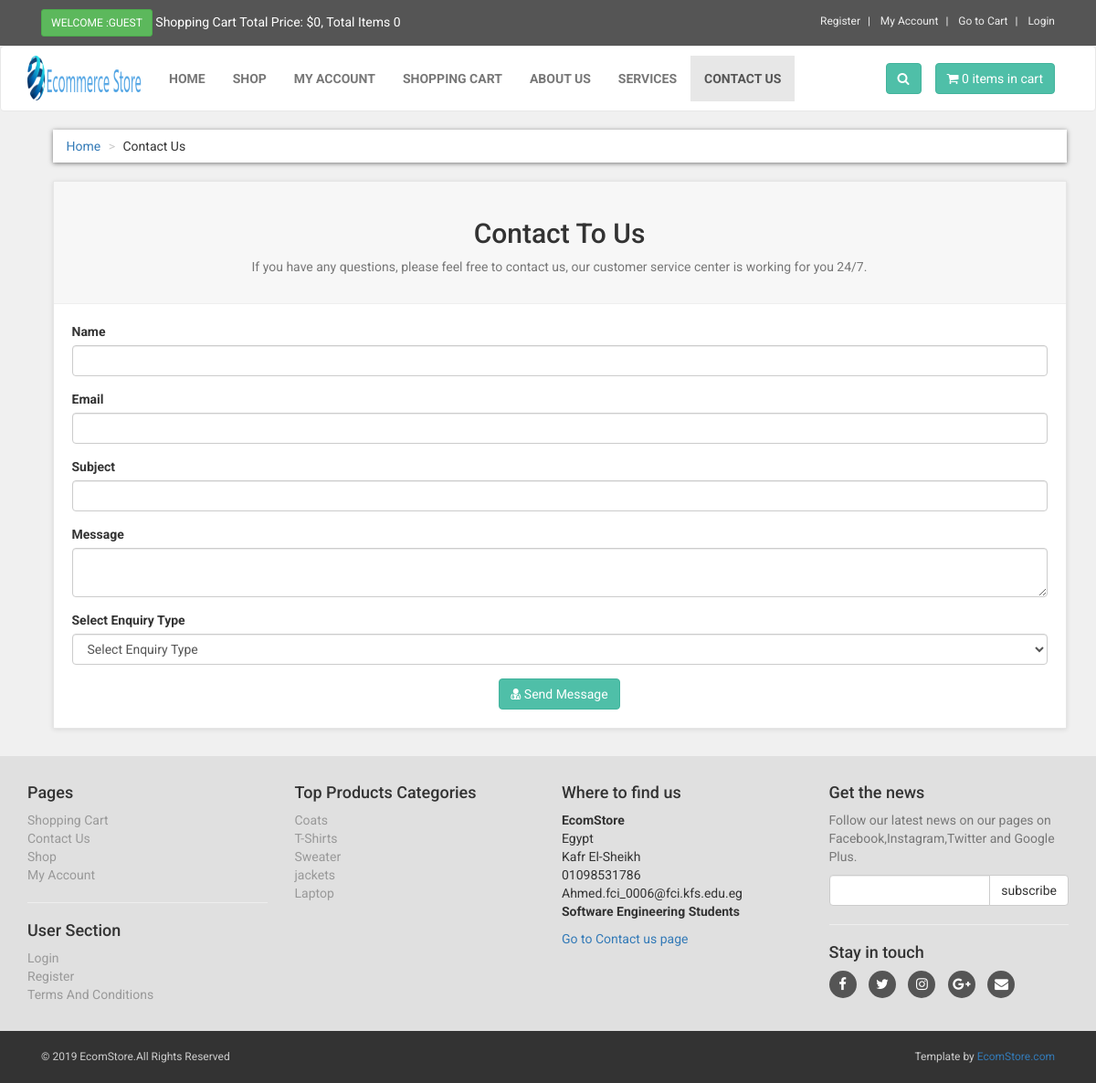
The page /contact.php on the database its author committed.
### tables this page shows
CREATE TABLE `contact_us` (
  `contact_id` int(10) NOT NULL,
  `contact_email` text NOT NULL,
  `contact_heading` text NOT NULL,
  `contact_desc` text NOT NULL
);

CREATE TABLE `product_categories` (
  `p_cat_id` int(10) NOT NULL,
  `p_cat_title` text NOT NULL,
  `p_cat_top` text NOT NULL,
  `p_cat_image` text NOT NULL
);

### contact.php (the view, shortened to what this page needs)
<?php
include("includes/db.php");
include("functions/functions.php");
?>
<!DOCTYPE html>
<html>
<head>
<link href="styles/bootstrap.min.css" rel="stylesheet">
<link href="styles/style.css" rel="stylesheet">
<link href="font-awesome/css/font-awesome.min.css" rel="stylesheet">
</head>
<body>
<div id="top">
<div class="container">
<div class="col-md-6 offer">
<a href="#" class="btn btn-success btn-sm" >
<?php
if(!isset($_SESSION['customer_email'])){
echo "Welcome :Guest";
}else{
echo "Welcome : " . $_SESSION['customer_email'] . "";
}
?>
</a>
<a href="#">
Shopping Cart Total Price: <?php total_price(); ?>, Total Items <?php items(); ?>
</a>
</div>
<div class="col-md-6">
<ul class="menu">
<li>
<a href="customer_register.php">
Register
</a>
</li>
<li>
<?php
if(!isset($_SESSION['customer_email'])){
echo "<a href='checkout.php' >My Account</a>";
}
else{
echo "<a href='customer/my_account.php?my_orders'>My Account</a>";
}
?>
</li>
<li>
<a href="cart.php">
Go to Cart
</a>
</li>
<li>
<?php
if(!isset($_SESSION['customer_email'])){
echo "<a href='checkout.php'> Login </a>";
}else {
echo "<a href='logout.php'> Logout </a>";
}
?>
</li>
</ul>
</div>
</div>
</div>
<div class="navbar navbar-default" id="navbar">
<div class="container" >
<div class="navbar-header">
<a class="navbar-brand home" href="index.php" >
<img src="images/EcommerceStore.png" alt="computerfever logo" class="hidden-xs" >
</a>
</div>
<div class="navbar-collapse collapse" id="navigation" >
<div class="padding-nav" >
<ul class="nav navbar-nav navbar-left">
<li>
<a href="index.php"> Home </a>
</li>
<li>
<a href="shop.php"> Shop </a>
</li>
<li>
<?php
if(!isset($_SESSION['customer_email'])){
echo "<a href='checkout.php' >My Account</a>";
}
else{
echo "<a href='customer/my_account.php?my_orders'>My Account</a>";
}
?>
</li>
<li>
<a href="cart.php"> Shopping Cart </a>
</li>
<li>
<a href="about.php"> About Us </a>
</li>
<li>
<a href="services.php"> Services </a>
</li>
<li class="active" >
<a href="contact.php"> Contact Us </a>
</li>
</ul>
</div>
<a class="btn btn-primary navbar-btn right" href="cart.php">
<i class="fa fa-shopping-cart"></i>
<span> <?php items(); ?> items in cart </span>
</a>
<div class="navbar-collapse collapse right">
<button class="btn navbar-btn btn-primary" type="button" data-toggle="collapse" data-target="#search">
<i class="fa fa-search"></i>
</button>
</div>
</div>
</div>
</div>
<div id="content" >
<div class="container" >
<div class="col-md-12" >
<ul class="breadcrumb" >
<li>
<a href="index.php">Home</a>
</li>
<li>Contact Us</li>
</ul>
</div>
<div class="col-md-12" >
<div class="box" >
<div class="box-header" >
<center>
<?php
$get_contact_us = "select * from contact_us";
$run_conatct_us = mysqli_query($con,$get_contact_us);
$row_conatct_us = mysqli_fetch_array($run_conatct_us);
$contact_heading = $row_conatct_us['contact_heading'];
$contact_desc = $row_conatct_us['contact_desc'];
?>
<h2> <?php echo $contact_heading; ?> </h2>
<p class="text-muted" >
<?php echo $contact_desc; ?>
</p>
</center>
</div>
<form action="contact.php" method="post" >
<div class="form-group" >
<label>Name</label>
<input type="text" class="form-control" name="name" required>
</div>
<div class="form-group">
<label>Email</label>
<input type="text" class="form-control" name="email" required>
</div>
<div class="form-group">
<label> Subject </label>
<input type="text" class="form-control" name="subject" required>
</div>
<div class="form-group">
<label> Message </label>
<textarea class="form-control" name="message"> </textarea>
</div>
<div class="form-group">
<label> Select Enquiry Type </label>
<select name="enquiry_type" class="form-control">
<option> Select Enquiry Type </option>
</select>
</div>
<div class="text-center">
<button type="submit" name="submit" class="btn btn-primary">
<i class="fa fa-user-md"></i> Send Message
</button>
</div>
</form>
</div>
</div>
</div>
</div>
<?php
include("includes/footer.php");
?>
</body>
</html>

### includes/footer.php (shortened to what this page needs)
<div id="footer">
<div class="container">
<div class="row" >
<div class="col-md-3 col-sm-6" >
<h4>Pages</h4>
<ul>
<li><a href="cart.php">Shopping Cart</a></li>
<li><a href="contact.php">Contact Us</a></li>
<li><a href="shop.php">Shop</a></li>
<li>
<?php
if(!isset($_SESSION['customer_email'])){
echo "<a href='checkout.php' >My Account</a>";
}
else{
echo "<a href='customer/my_account.php?my_orders'>My Account</a>";
}
?>
</li>
</ul>
<hr>
<h4>User Section</h4>
<ul>
<li>
<?php
if(!isset($_SESSION['customer_email'])){
echo "<a href='checkout.php' >Login</a>";
}
else{
echo "<a href='customer/my_account.php?my_orders'>My Account</a>";
}
?>
</li>
<li><a href="customer_register.php">Register</a></li>
<li><a href="terms.php">Terms And Conditions </a></li>
</ul>
</div>
<div class="col-md-3 col-sm-6">
<h4> Top Products Categories </h4>
<ul>
<?php
$get_p_cats = "select * from product_categories";
$run_p_cats = mysqli_query($con,$get_p_cats);
while($row_p_cats = mysqli_fetch_array($run_p_cats)){
$p_cat_id = $row_p_cats['p_cat_id'];
$p_cat_title = $row_p_cats['p_cat_title'];
echo "<li> <a href='shop.php?p_cat=$p_cat_id'> $p_cat_title </a> </li>";
}
?>
</ul>
</div>
<div class="col-md-3 col-sm-6">
<h4>Where to find us</h4>
<p>
<strong>EcomStore</strong>
<br>Egypt
<br>Kafr El-Sheikh
<br>01098531786
<br>Ahmed.fci_0006@fci.kfs.edu.eg
<br>
<strong>Software Engineering Students</strong>
</p>
<a href="contact.php">Go to Contact us page</a>
</div>
<div class="col-md-3 col-sm-6">
<h4>Get the news</h4>
<p class="text-muted">
Follow our latest news on our pages on Facebook,Instagram,Twitter and Google Plus.
</p>
<form action="https://feedburner.google.com/fb/a/mailverify" method="post" target="popupwindow" onsubmit="window.open('https://feedburner.google.com/fb/a/mailverify?uri=computerfever', 'popupwindow', 'scrollbars=yes,width=550,height=520');return true">
<div class="input-group">
<input type="text" class="form-control" name="email">
<span class="input-group-btn">
<input type="submit" value="subscribe" class="btn btn-default">
</span>
</div>
</form>
<hr>
<h4> Stay in touch </h4>
<p class="social">
<a href="#"><i class="fa fa-facebook"></i></a>
<a href="#"><i class="fa fa-twitter"></i></a>
<a href="#"><i class="fa fa-instagram"></i></a>
<a href="#"><i class="fa fa-google-plus"></i></a>
<a href="#"><i class="fa fa-envelope"></i></a>
</p>
</div>
</div>
</div>
</div>
<div id="copyright">
<div class="container" >
<div class="col-md-6" >
<p class="pull-left"> &copy; 2019 EcomStore.All Rights Reserved </p>
</div>
<div class="col-md-6" >
<p class="pull-right" >
Template by <a href="#" >EcomStore.com</a>
</p>
</div>
</div>
</div>

### styles/style.css (style rules this page uses)
body { font-family: "Roboto", Helvetica, Arial, sans-serif; font-size: 14px; line-height: 1.42857143; color: #333333; background-color: #f0f0f0; overflow-x: hidden; }
#top { background: #555555; padding: 10px 0; }
#top .offer { color: #fff; }
#top .offer .btn { text-transform: uppercase; }
#top a { color: #fff; }
#top ul.menu { padding-top: 5px; margin: 0; text-align: right; font-size: 12px; list-style: none; }
#top ul.menu > li { display: inline-block; }
#top ul.menu > li a { color: #eeeeee; }
#top ul.menu > li + li:before { content: "|\00a0"; padding: 0 5px; color: #f7f7f7; }
.navbar { background:white; }
.navbar-collapse .right { float:right; }
.navbar-brand { float:left; padding: 10px 15px; font-size:18px; line-height:20px; height:70px; }
.navbar ul.nav > li > a { text-transform:uppercase; font-weight:bold; font-size:14px; }
.padding-nav { padding-top:10px; }
.btn-primary { color:rgb(255, 255, 255); background-color:rgb(79, 191, 168); border-color:rgb(65, 179, 156); }
.box { background: #fff; margin: 0 0 30px; border: solid 1px #e6e6e6; box-sizing: border-box; padding:20px; box-shadow: 0 1px 5px rgba(0, 0, 0, 0.1); }
#content { padding-left:25px; }
.breadcrumb { padding: 8px 15px; margin-bottom:20px; background-color: #ffffff; border-radius: 0; box-shadow: 0 1px 5px rgba(0, 0, 0, 0.5); }
.breadcrumb > li + li:before { content: ">\00a0"; color:#cccccc; }
.box .box-header { background:#f7f7f7; margin:-20px -20px 20px; padding:20px; border-bottom: solid 1px #eeeeee; }
#footer { background: #e0e0e0; padding: 20px 0; }
#footer ul { padding-left: 0; list-style: none; }
#footer ul a { color:#999999; padding: 20px 0; }
#footer .social { text-align: left; }
#footer .social a { margin: 0 10px 0 0; color: #fff; display: inline-block; width: 30px; height: 30px; border-radius: 15px; line-height: 30px; font-size: 15px; text-align: center; transition: all 0.2s ease-out; vertical-align: bottom; background-color:#555555; }
#copyright { background:#333; color:#ccc; padding:20px 0; font-size:12px; }
#copyright p { margin: 0; }

### rows shown on the page
contact_us: contact_heading "Contact To Us", contact_desc "If you have any questions, please feel free to contact us, our customer service center is working for you 24/7."
product_categories: p_cat_title "Coats"
product_categories: p_cat_title "T-Shirts"
product_categories: p_cat_title "Sweater"
product_categories: p_cat_title "jackets"
product_categories: p_cat_title "Laptop"

### other values the page prints
$total "0"
$count_items "0 0"
